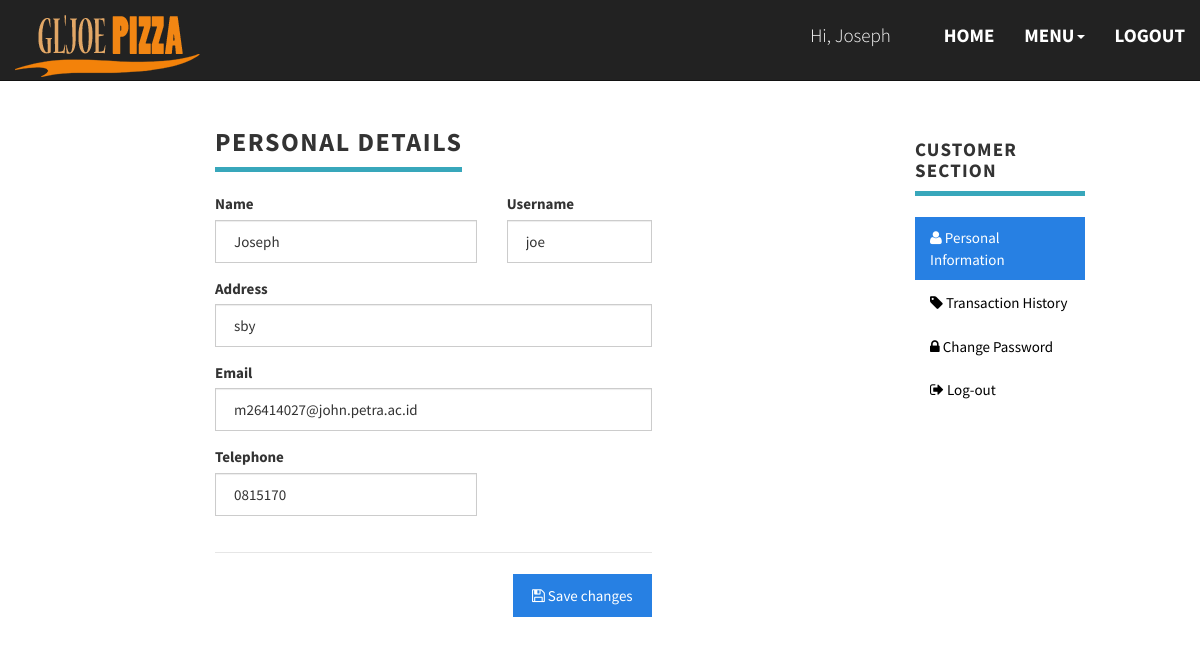
/user.php (signed in), run on the app's committed database.
### tables this page shows
CREATE TABLE `member` (
  `member_id` int(11) NOT NULL,
  `name` varchar(20) NOT NULL,
  `username` varchar(20) NOT NULL,
  `password` varchar(20) NOT NULL,
  `email` varchar(50) NOT NULL,
  `no_telp` varchar(20) NOT NULL,
  `alamat` varchar(20) NOT NULL
);

### user.php (the view, shortened to what this page needs)
<?php session_start();
include("include/header.php");
include('include/navbar.php');
include('include/connect_db.php');
	$query="SELECT * FROM member WHERE member_id=".$_SESSION['user_id'];
	$rs=mysqli_query($con,$query);
	$row=mysqli_fetch_array($rs);
?>
<!DOCTYPE html>
<head>
	<link rel="stylesheet" href="css/bootstrap.css">
	<link rel="stylesheet" href="css/bootstrap.min.css">
</head>
<body class="relative">
<br><br><Br><br><br>
	<div class="col-md-offset-2 col-md-7" >
	<div class="box clearfix">
                            <div class="heading">
                                <h3 class="sty"><strong>Personal details</strong></h3>
                            </div>
                            <br>
                            <form action="controller/PI_save.php" method="POST">
                                <div class="row">
                                    <div class="col-sm-5">
                                        <div class="form-group">
                                            <label for="firstname">Name</label>
                                            <input type="text" id="name" name="name" value="<?php echo $row['name'];?>"  class="form-control">
                                        </div>
                                    </div>
                                    <div class="col-md-3">
                                        <div class="form-group">
                                            <label for="lastname">Username</label>
                                            <input type="text" id="uname" name="uname" value="<?php echo $row['username'];?>"  class="form-control">
                                        </div>
                                    </div>
                                </div>
                                <div class="row">
                                <div class="col-sm-8">
                                		<div class="form-group">
                                			<label for="street">Address</label>
                                			<input type="text" id="alamat" name="alamat" value="<?php echo $row['alamat'];?>" required class="form-control">
                                		</div>
                                	</div>
                                </div>
                                <div class="row">
                                	<div class="col-sm-8">
                                		<div class="form-group">
                                			<label for="email_account">Email</label>
                                			<input type="text" id="email" name="email" value="<?php echo $row['email'];?>" required class="form-control">
                                		</div>
                                	</div>
                                	<div class=" col-sm-5 ">
                                		<div class="form-group">
                                			<label for="phone">Telephone</label>
                                			<input type="text" id="telp" name="telp" value="<?php echo $row['no_telp'];?>" required class="form-control">
                                		</div>
                                	</div>
                                	<div class="col-sm-8 text-right"><hr>
                                		<button type="submit" class="btn btn-primary"><i class="fa fa-save"></i>  Save changes</button>
                                	</div>
                                </div>
                            </form>
                        </div>
                </div>
                <div class=" col-md-2">
                	<br>
                		<h4 class="sty" ><strong>Customer Section </strong></h4>
                		<br><br>
                		<ul class="nav nav-pills nav-stacked" >
                			<li class="active" ><a href="user.php" ><i class="fa fa-user"></i> Personal Information</a></li>
                			<li class=""><a href="history_transaction.php" style="color:black"><i class="fa fa-tag"></i>  Transaction History</a></li>
                			<li class=""><a href="changepassword.php" style="color:black"><i class="fa fa-lock"></i> Change Password</a></li>
                			<li class=""><a href="logout.php" style="color:black"><i class="fa fa-sign-out"></i> Log-out</a></li>
                		</ul>
                </div>
            </body>
            </html>

### include/header.php (style rules this page uses)
a { color: white; }
body { background: white; font-family: 'Roboto', sans-serif; color: #949ba2; }

### user.php (style rules this page uses)
.sty { display: inline-block; border-bottom: solid 5px #38a7bb; line-height: 1.1; margin-bottom: 0; padding-bottom: 10px; vertical-align: middle; text-transform: uppercase; letter-spacing: 0.06em; }

### data on the page
member: name "Joseph", uname "joe", alamat "sby", email "m26414027@john.petra.ac.id", telp "0815170"

### other printed values
$user "Joseph"
